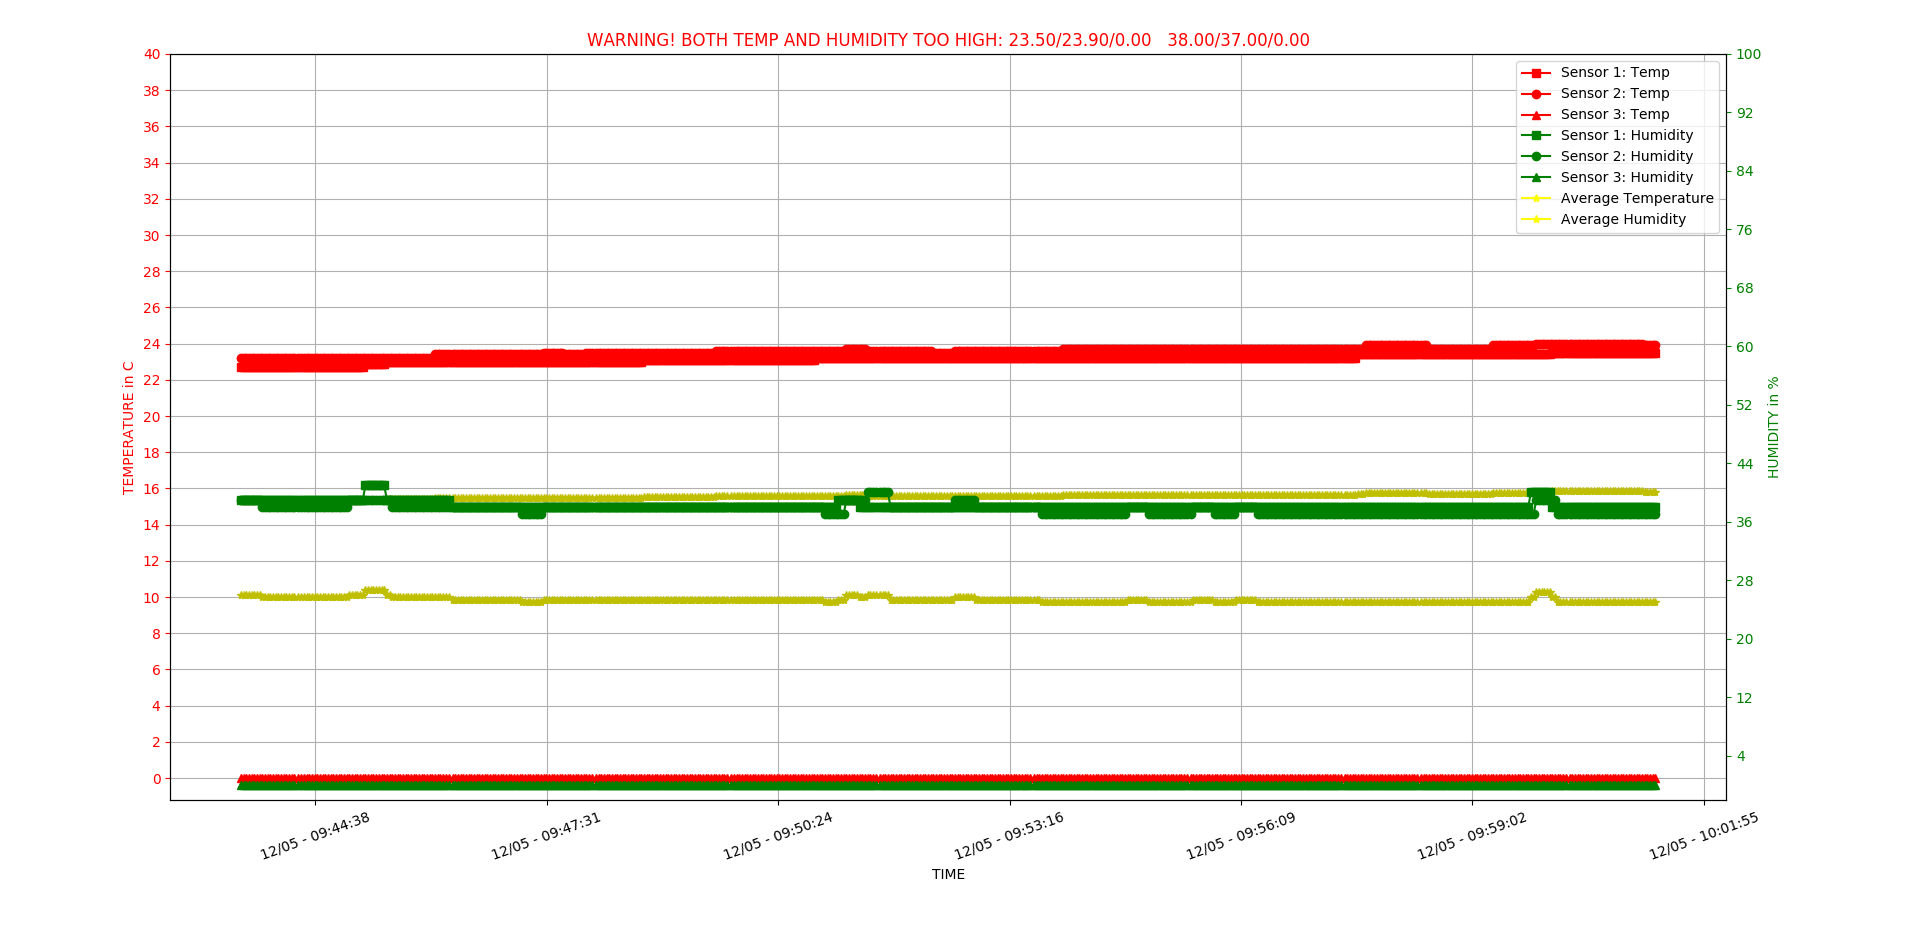

Recreate this plot in Python.
import csv
from itertools import takewhile    
from collections import deque
from datetime import datetime
import matplotlib.pyplot as plt
import matplotlib.dates as mdates
import matplotlib.animation as animation
import os
import matplotlib.lines as mlines

CMD = r'"pscp -scp pi@fhlrasptemp.desy.de:/home/pi/sht21httpd-master/data.csv C:\Users\cordinge\Desktop\RaspberryPi_Sensor-master\3sensors\"' #Putty Command to copy the data from Pi to Windows 
fig = plt.figure(figsize=(7,6.5)) #Create the Window
ax1 = fig.add_subplot(1, 1, 1) #Define that only one Graph that takes up alle the Window size is displayed
ax2 = ax1.twinx() #Second Y-axis added to the Graph
fig.canvas.set_window_title('IR Chamber - Humidity and Temperature') #Winow Name
max_length = 20000 #Length of Arrays with len max_length    
small_length = 15 #Length
one_length = 1   #Length of 1 necessary for Alarm feature, most recent value displayed  

lasttime = deque(maxlen=one_length) #deque array instead of list due to better features
lasttemp = deque(maxlen=one_length)
lasthumid = deque(maxlen=one_length)


t = deque(maxlen=max_length) # time object
y = deque(maxlen=max_length) # temperature
h = deque(maxlen=max_length) # humidity

y2 = deque(maxlen=max_length) # temperature2
h2 = deque(maxlen=max_length) # humidity2

y3 = deque(maxlen=max_length) # temperature3
h3 = deque(maxlen=max_length) # humidity3

temp_avg = deque(maxlen=max_length)
humid_avg = deque(maxlen=max_length)

patch1 = mlines.Line2D([], [], color='red', marker = 's', label='Sensor 1: Temp') #Legend patches
patch2 = mlines.Line2D([], [], color='red', marker = 'o', label='Sensor 2: Temp')
patch3 = mlines.Line2D([], [], color='green', marker = 's', label='Sensor 1: Humidity')
patch4 = mlines.Line2D([], [], color='green', marker = 'o', label='Sensor 2: Humidity')
patch5 = mlines.Line2D([], [], color='red', marker = '^', label='Sensor 3: Temp')
patch6 = mlines.Line2D([], [], color='green', marker = '^', label='Sensor 3: Humidity')
patch7 = mlines.Line2D([], [], color='blue', marker = 'P', label='Average Temperature')
patch8 = mlines.Line2D([], [], color='blue', marker = '*', label='Average Humidity')

os.system(CMD)

def read_file(): #function that reads the csv and appends values to the deque arrays
    with open('data.csv', newline='') as f_input: #opens the file , comma delimiter default setting
        csv_input = csv.reader(f_input)
            #header = next(csv_input)        
    
        if len(t):
                list(takewhile(lambda row: datetime.strptime(row[6], '%Y-%m-%d %H:%M:%S') != t[-1], csv_input)) #recognises time stamp
    
        for row in csv_input:
                
                t.append(datetime.strptime(row[6], '%Y-%m-%d %H:%M:%S')) #csv header useful, easy to declare what row in csv is what value
                y.append(float(row[0]))
                h.append(float(row[3]))
                y2.append(float(row[1]))
                h2.append(float(row[4]))
                y3.append(float(row[2]))
                h3.append(float(row[5]))
                

    
                lasttime.append(datetime.strptime(row[6], '%Y-%m-%d %H:%M:%S'))
                lasttemp.append(float(row[0]))
                lasthumid.append(float(row[3]))
                
                avg_temp = (float(row[0])+float(row[1])+float(row[2]))/3 #for each iteration of the function read_file, an average value of each csv element of temp and humid
                avg_humid = (float(row[3])+float(row[4])+float(row[5]))/3 #is calculated and appended to a deque array which is plotted
                
                temp_avg.append(float(avg_temp))
                humid_avg.append(float(avg_humid))
                
def plot(): #plotting function
 
    

 avgtemp = ((sum(y)/len(y))+(sum(y2)/len(y2))+(sum(y3)/len(y3))/3) #for plt.title, displays avg values if no alarm is triggered
 avghumid = ((sum(h)/len(h))+(sum(h2)/len(h2))+(sum(h3)/len(h3))/3)
 
 last_time = list(lasttime)[-1] #necessary to convert deque element to something that can be recognised as a number or individual value
 last_temp = list(lasttemp)[-1]
 last_humid = list(lasthumid)[-1]
 last_temp2 = list(y2)[-1]
 last_humid2 = list(h2)[-1]
 last_temp3 = list(y3)[-1]
 last_humid3 = list(h3)[-1]


 ax1 = fig.add_subplot(1, 1, 1) #for some reason this is necessary for the plotting to look how it is supposed to look

 ax1.clear() #to avoid plotting over an existing plot, saves memory
 ax1.plot(t, y, 's-', color = 'r')
 ax1.plot(t, y2, 'o-', color = 'r')
 ax1.plot(t, y3, '^-', color = 'r')
 ax1.plot(t, temp_avg, 'P-', color = 'b')
 plt.yticks([0,2,4,6,8,10,12,14,16,18,20,22,24,26,28,30,32,34,36,38,40])
 ax1.set_ylabel('TEMPERATURE in C')
 ax1.set_xlabel('TIME')
 ax1.yaxis.label.set_color('red')
 plt.xticks(rotation=20)
 ax1.grid()
 ax1.tick_params(axis='y', colors='red')
 

 ax2.clear()
 ax2.plot(t, h, 's-', color = 'g')
 ax2.plot(t, h2, 'o-', color = 'g')
 ax2.plot(t, h3, '^-', color = 'g')
 ax2.plot(t, humid_avg, '*-', color = 'b')
 ax2.set_yticks([4,12,20,28,36,44,52,60,68,76,84,92,100])
 ax2.set_ylabel('HUMIDITY in %')
 ax2.yaxis.label.set_color('green')
 ax2.tick_params(axis='y', colors='green')

 ax1.xaxis.set_major_formatter(mdates.DateFormatter('%d/%m' + ' - ' + '%H:%M:%S')) #this recognises that the timestamp to be plotted on x-axis has to be changed
 plt.title('Average Temperature ' +  "%.2f" % avgtemp + '   ' + 'Average Humidity ' + "%.2f" % avghumid)
 fig.tight_layout() #resizes the window appropriately, even if you change the windows size


 if last_temp >= 20 and last_humid >= 25: #alarms, writes to log.csv
     plt.title('WARNING! BOTH TEMP AND HUMIDITY TOO HIGH: ' + "%.2f" % last_temp + '/' + "%.2f" % last_temp2 + '/' + "%.2f" % last_temp3 + "   " + "%.2f" % last_humid + '/' + "%.2f" % last_humid2 + '/' + "%.2f" % last_humid3, color = 'r')
     print("WARNING! BOTH TEMP AND HUMIDITY TOO HIGH: " + "%.2f" % last_temp + ' / ' + "%.2f" % last_humid + '  ' + str(last_time))

     myrow = str("WARNING! BOTH TEMP AND HUMIDITY TOO HIGH: ") + str(lasttime) + ',' + str(lasttemp) + ',' + str(lasthumid) + '\n'
     fd = open('log.csv','a')
     fd.write(myrow)
     fd.close()


 elif last_temp >= 33:
    plt.title('WARNING! TEMPERATURE TOO HIGH: ' + "%.2f" % last_temp + '/' + "%.2f" % last_temp2 + '/' + "%.2f" % last_temp3, color = 'r')
    print("WARNING! TEMPERATURE TOO HIGH: " + "%.2f" % last_temp + '  ' + str(last_time))

    myrow = str("WARNING! TEMPERATURE TOO HIGH: ") + str(last_time) + ',' + str(last_temp) + '\n'
    fd = open('log.csv','a')
    fd.write(myrow)
    fd.close()

 elif last_humid >= 25:
    plt.title('WARNING! HUMIDITY TOO HIGH: ' + "%.2f" % last_humid + ' / ' + "%.2f" % last_humid2 + ' / ' + "%.2f" % last_humid3, color = 'r')
    print("WARNING! HUMIDITY TOO HIGH: " + str(last_humid) + '  ' + str(last_time))

    myrow = str("WARNING! HUMIDITY TOO HIGH: ") + str(last_time) + ',' + str(last_humid) + '\n'
    fd = open('log.csv','a')
    fd.write(myrow)
    fd.close()

 plt.legend(handles =[patch1, patch2, patch5, patch3, patch4, patch6, patch7, patch8]) #legend patches

def animate(i):
 read_file()
 plot()
 os.system(CMD) #the csv is copied from the Rpi every x seconds

 #fig.savefig('C:/Users/cordinge/Desktop/RaspberryPi_Sensor-master/plot.png', bbox_inches='tight', dpi=80)
 
 

    
ani = animation.FuncAnimation(fig, animate, interval=5000) #the function animate is called every x seconds, the window (fig) is a parameter that is necessary

#plt.show()
